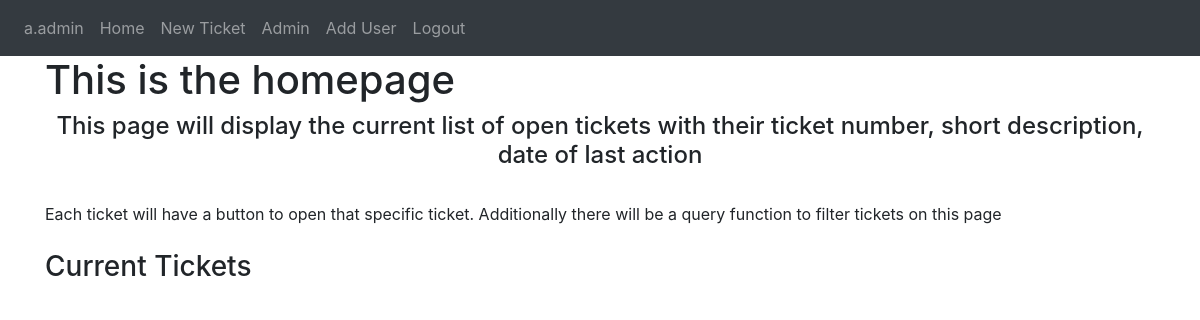
Page / (signed in) on the earlier database version.
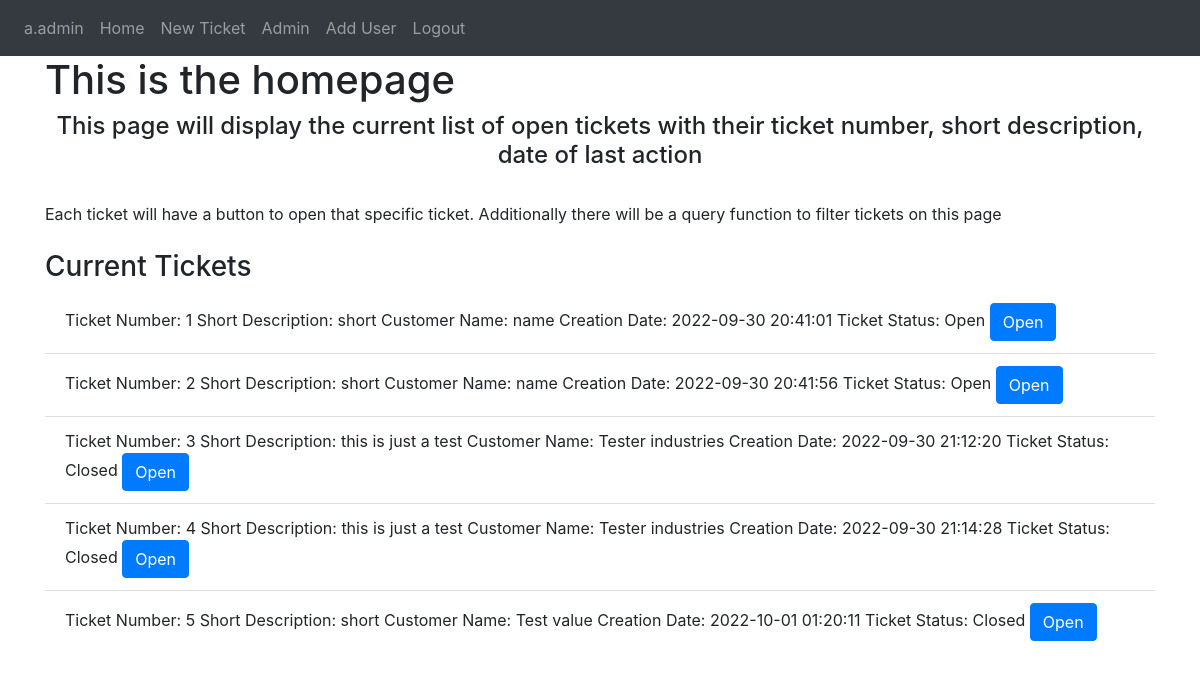
Same page on the later database version.
### Website/models.py (models this page shows)
class User(db.Model, UserMixin):
    id = db.Column(db.Integer, primary_key=True)
    username = db.Column(db.String(100), unique=True)
    fname = db.Column(db.String(100))
    lname = db.Column(db.String(100))
    user_status = db.Column(db.Integer)
    password_hash = db.Column(db.String(150))
    user_entries = db.relationship('Entry')

class Ticket(db.Model):
    id = db.Column(db.Integer, primary_key=True)
    short_description = db.Column(db.String(200))
    customer_name = db.Column(db.String(200))
    customer_contact = db.Column(db.String(200))
    status = db.Column(db.Integer)
    creation_date = db.Column(db.DateTime(timezone=True), default=func.now())
    close_date = db.Column(db.DateTime(timezone=True), default=func.now())
    ticket_entries = db.relationship('Entry')

### Website/views.py (the view)
@views.route('/', methods=['GET', 'POST'])
@login_required
def home():
    return render_template("home.html", user=current_user, tickets=Ticket.query.all())

### Website/__init__.py (called while the page is built)
def create_app():
    app = Flask(__name__)
    app.config['SECRET_KEY'] = "SuperSecretKey"
    app.config['SQLALCHEMY_DATABASE_URI'] = f'sqlite:///{DB_NAME}'
    db.init_app(app)
    from .views import views
    from .auth import auth
    app.register_blueprint(views, url_prefix='/')
    app.register_blueprint(auth, url_prefix='/')
    from .models import User, Ticket, Entry
    create_database(app)
    login_manager = LoginManager()
    login_manager.login_view = 'auth.login'
    login_manager.init_app(app)
    @login_manager.user_loader
    def load_user(id):
        return User.query.get(int(id))
    return app

### Website/templates/home.html (shortened to what this page needs)
{% extends "base.html" %}
{% block content%} <h1> This is the homepage</h1>
    <h4 align="center"> This page will display the current list of open tickets with their ticket number, short description, date of last action</h4>
    <br />
    <P1 align="center"> Each ticket will have a button to open that specific ticket. Additionally there will be a query function to filter tickets on this page</P1>
    <br />
    <br />
    <h3> Current Tickets</h3>
    <ul class="list-group list-group-flush" id="tickets">
        {% for ticket in tickets%}
        <li class="list-group-item">
        Ticket Number: {{ ticket.id }}
        Short Description: {{ ticket.short_description  }}
        Customer Name: {{ ticket.customer_name  }}
        Creation Date: {{ ticket.creation_date  }}
        Ticket Status:
            {% if ticket.status == 0 %}
                Closed
            {% elif ticket.status == 1%}
                Open
            {% endif %}
        <a href="/ticket/{{ticket.id}}" class="btn btn-primary" onClick=""> Open </a>
        </li>
        {% endfor%}
    </ul>
{%endblock%}

### Website/templates/base.html (shortened to what this page needs)
<!DOCTYPE html>
<html>
  <head>
    <link
      rel="stylesheet"
      href="https://stackpath.bootstrapcdn.com/bootstrap/4.4.1/css/bootstrap.min.css"
    />
    <link
      rel="stylesheet"
      href="https://stackpath.bootstrapcdn.com/font-awesome/4.7.0/css/font-awesome.min.css"
    />
  </head>
  <body>
    <nav class="navbar navbar-expand-lg navbar-dark bg-dark">
      <div class="collapse navbar-collapse" id="navbar">
        <div class="navbar-nav">
            {% if user.is_authenticated %}
            <a class="nav-item nav-link" id="user" href="/userpage">{{user.username}}</a>
            <a class="nav-item nav-link" id="home" href="/">Home</a>
            <a class="nav-item nav-link" id="adduser" href="/ticket">New Ticket</a>
            {% if user.user_status == 2 %}
            <a class="nav-item nav-link" id="login" href="/admin">Admin</a>
            <a class="nav-item nav-link" id="adduser" href="/adduser">Add User</a>
            {% endif %}
            <a class="nav-item nav-link" id="logout" href="/logout">Logout</a>
            {% else %}
            <a class="nav-item nav-link" id="login" href="/login">Login</a>
            {% endif %}
        </div>
       </div>
    </nav>
    <div class="container">
        {% block content%}
        {%endblock%}
    </div>
  </body>
</html>

Differences in the rows shown:
added Ticket: id "1", short_description "short", customer_name "name", creation_date "2022-09-30 20:41:01", status "Open"
added Ticket: id "2", short_description "short", customer_name "name", creation_date "2022-09-30 20:41:56", status "Open"
added Ticket: id "3", short_description "this is just a test", customer_name "Tester industries", creation_date "2022-09-30 21:12:20", status "Closed"
added Ticket: id "4", short_description "this is just a test", customer_name "Tester industries", creation_date "2022-09-30 21:14:28", status "Closed"
added Ticket: id "5", short_description "short", customer_name "Test value", creation_date "2022-10-01 01:20:11", status "Closed"
